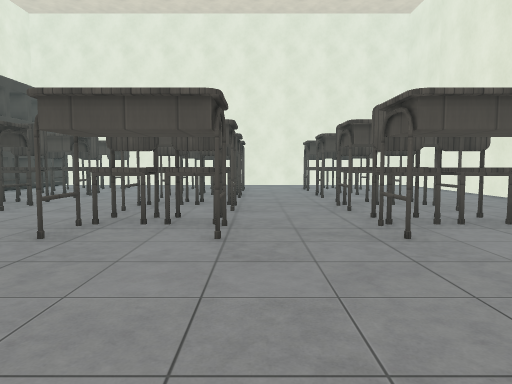
view 1 (above)

23 first-person views from a walk through a Godot game level. The camera is 1.4 m above the floor, tilts 4° down and sees 70° across. The floor is counted in squares, 1.76 m on a side. Each view is taken from the middle of a square. On the plan, view 1 faces up. The plan holds only what a view shows up to about 12 squares ahead; the rest is blank. The place goes on beyond the plan. Some surface patterns are stand-ins.

view 2
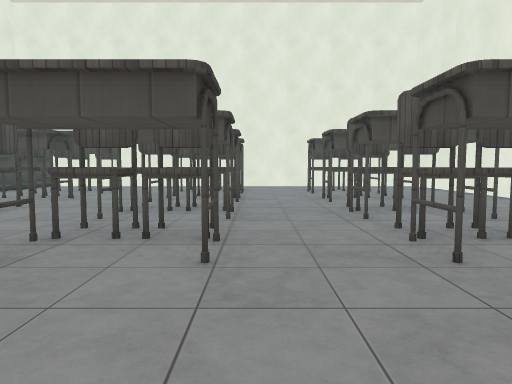

view 3
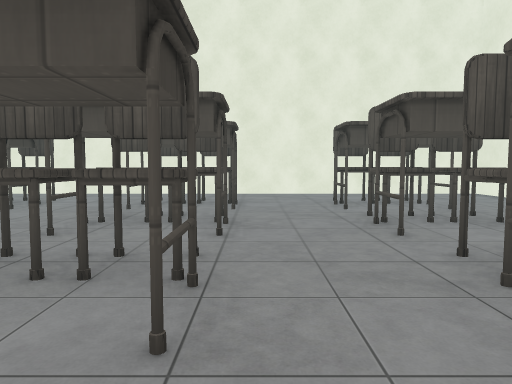

view 4
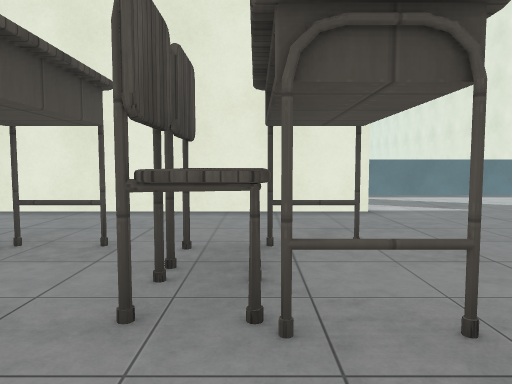

view 5
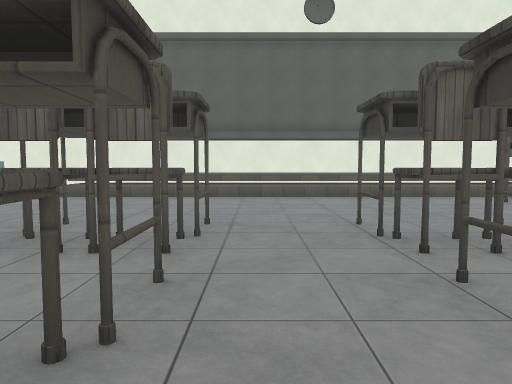

view 6
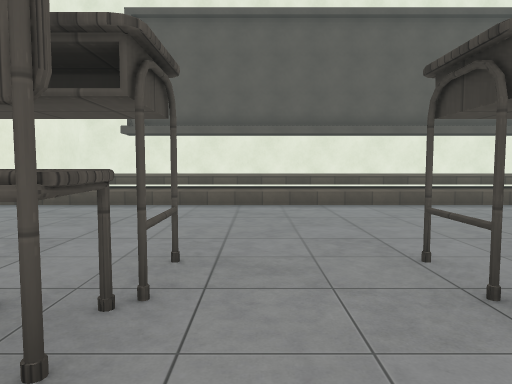

view 7
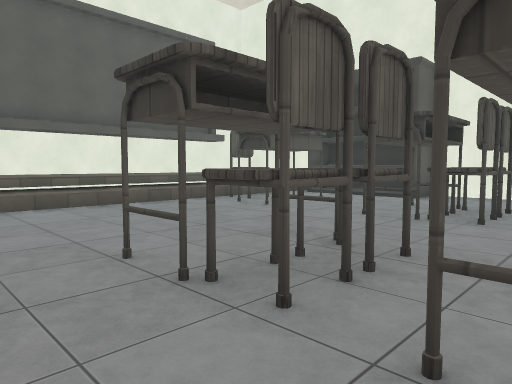

view 8
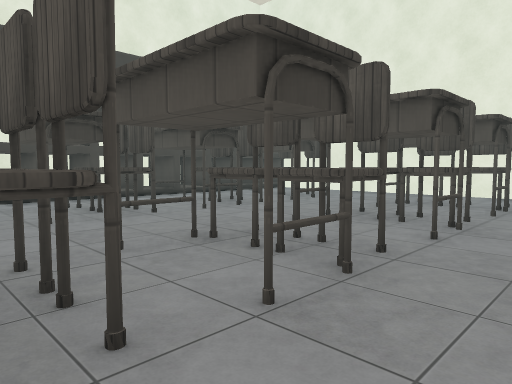

view 9
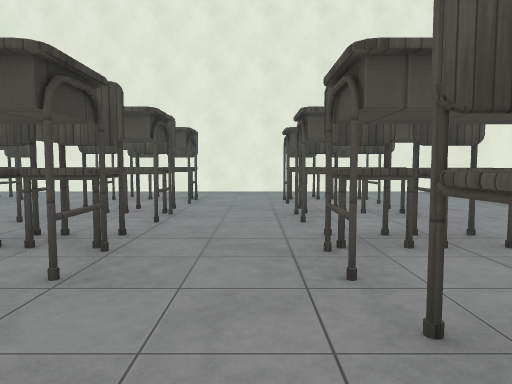

view 10
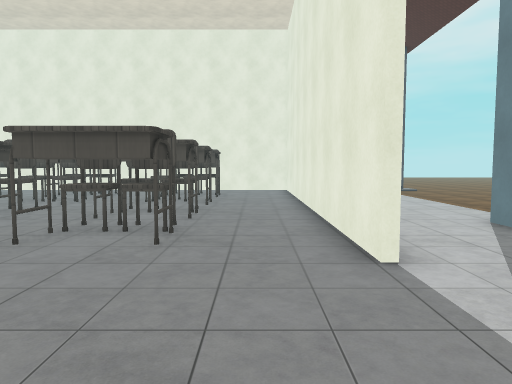

view 11
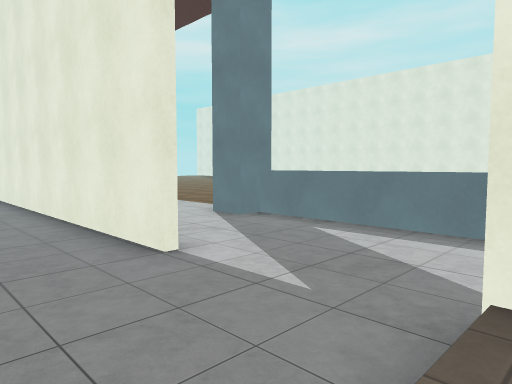

view 12
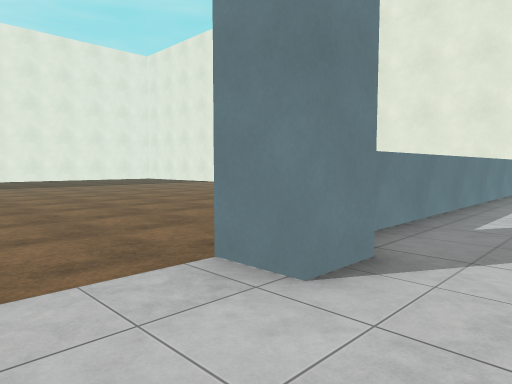

view 13
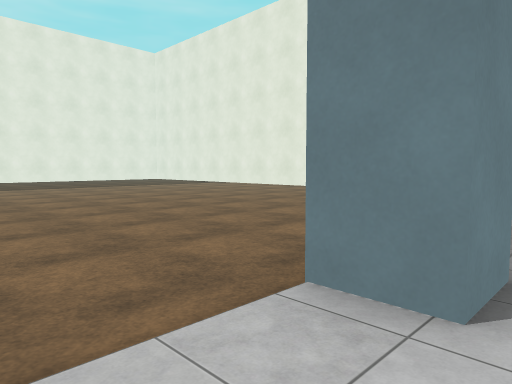

view 14
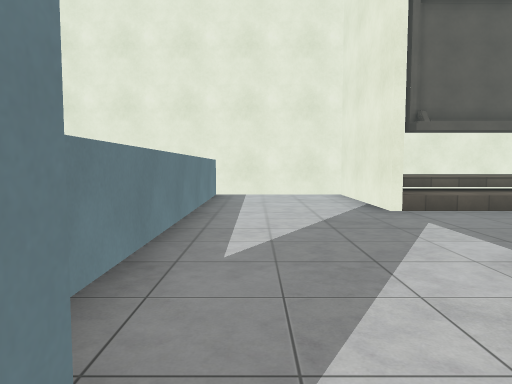

view 15
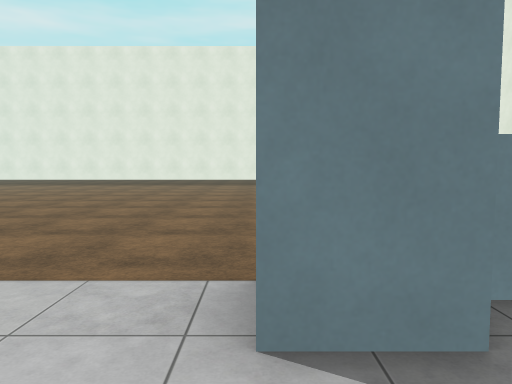

view 16
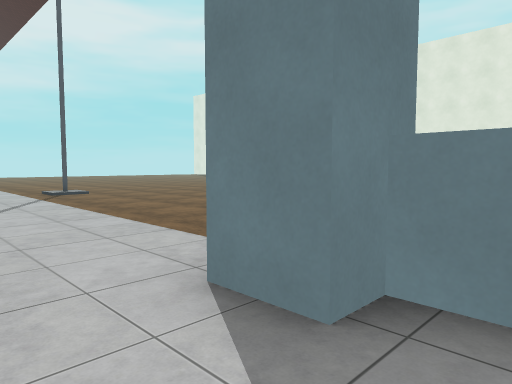

view 17
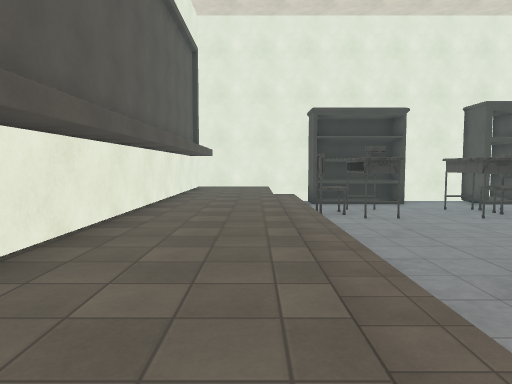

view 18
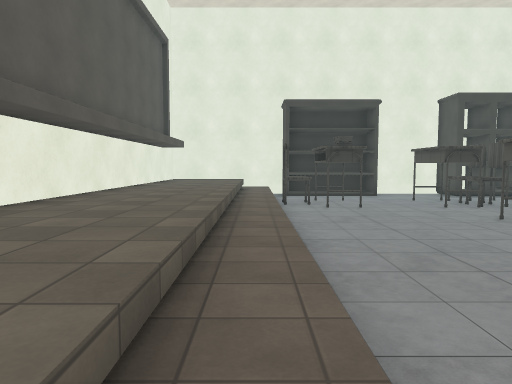

view 19
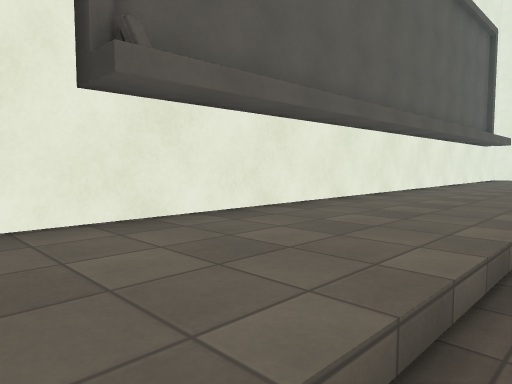

view 20
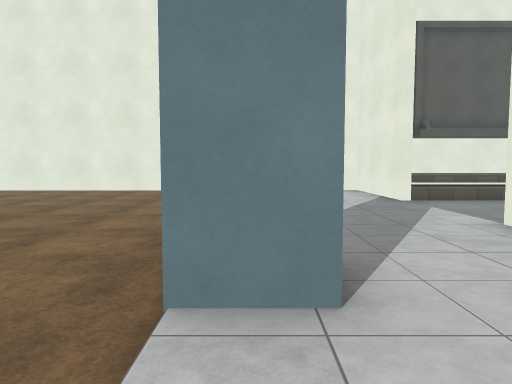

view 21
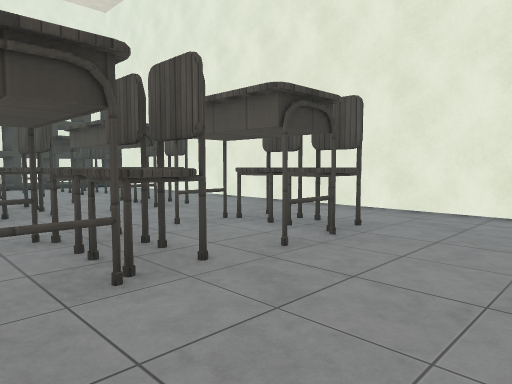

view 22
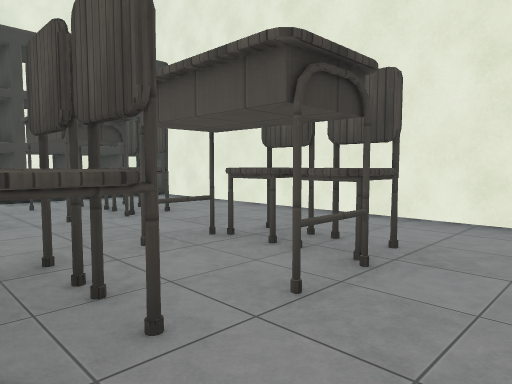

view 23
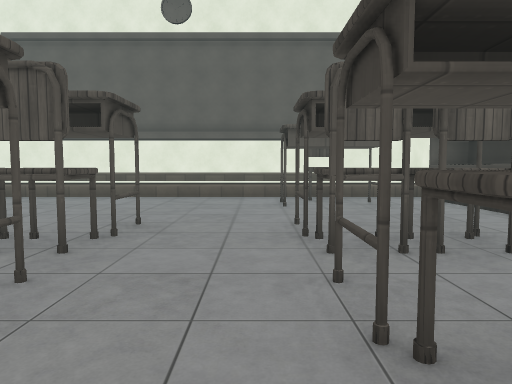

### Floor plan
Key: @ floor where view 1 was taken; # wall or solid block; . main floor; : floor 0.5 m higher than the main floor; + floor 1 m higher than the main floor; / step, stairs or slope; T table; C chair.
Columns run from 7 left of view 1 to 22 right of it. Each row starts with its distance up from view 1.
 17                  ..
 16 ###############  ..#.
 15 ..............#  .....
 14 ..............#  ......   ..
 13 .CC..CC..CCC..#  ......  ...
 12 TTT..T.T.T.T..# ............
 11 .CC..CC..CC...# ............
 10 .CT..CC..TC...# ............
  9 ..............# ............
  8 .CC..CC..CC...#.............
  7 .CC..C.T.T.T..#.............
  6 ..............#..#............
  5 .CC..CC..CC...#..#............
  4 ..T..T.T.T.T..#..##...........
  3 ..................#..........
  2 ..................#.........
  1 .CT...............#........
  0 .C.....@..........#.......
 -1 /:////////////#...#......
 -2 ++++++++++++++#...# .....
 -3 ++++++++++++++#...# ......
 -4 ++++++++++++++#...#  .....
 -5 ###################

Where each view was taken, in squares from view 1:
view 1: 0 up, 0 right, facing up
view 2: 1 up, 0 right, facing up
view 3: 5 up, 0 right, facing up
view 4: 5 up, 0 right, facing right
view 5: 9 up, 1 right, facing down
view 6: 7 up, 1 right, facing down
view 7: 7 up, 1 right, facing down-left
view 8: 5 up, 1 right, facing up-left
view 9: 4 up, 1 right, facing up
view 10: 1 down, 5 right, facing up
view 11: 1 down, 4 right, facing up-right
view 12: 8 up, 8 right, facing down-right
view 13: 8 up, 9 right, facing down-right
view 14: 6 up, 9 right, facing down
view 15: 6 up, 8 right, facing right
view 16: 4 up, 8 right, facing up-right
view 17: 2 down, 5 right, facing left
view 18: 1 down, 5 right, facing left
view 19: 1 down, 6 right, facing down-left
view 20: 8 up, 10 right, facing down
view 21: 9 up, 6 right, facing up-left
view 22: 10 up, 1 right, facing up-left
view 23: 9 up, 4 left, facing down
